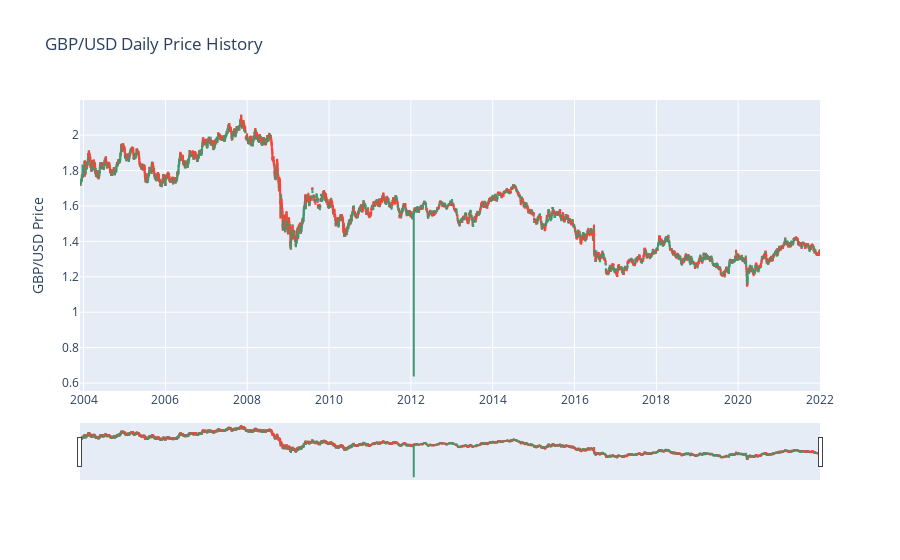

This figure's notebook cell:
### Markdown cell above
## Plot Data
This we we can quickly see any seasonality or trends. Then we could de-seasonalise or detrend our data.

### Code cell
time_mask = df.index < datetime(2022, 1, 1)
fig = go.Figure(data=[go.Candlestick(x=df[time_mask].index,
                open=df[time_mask]['Open'],
                high=df[time_mask]['High'],
                low=df[time_mask]['Low'],
                close=df[time_mask]['Close'])],
)

fig.update_layout(
    title='GBP/USD Daily Price History',
    yaxis_title='GBP/USD Price',
)
fig.show()

### Figure 1 — Plotly figure (JSON) as saved in the notebook; plotly's stock layout.template omitted (floating-point values rounded to 4 significant figures; data arrays with more than 128 entries replaced by an {"elided": "..."} marker saying what was removed)
{"data": [{"close": {"elided": "4703 float values"}, "high": {"elided": "4703 float values"}, "low": {"elided": "4703 float values"}, "open": {"elided": "4703 float values"}, "type": "candlestick", "x": {"elided": "4703 str values"}}], "layout": {"title": {"text": "GBP/USD Daily Price History"}, "yaxis": {"title": {"text": "GBP/USD Price"}}}}
